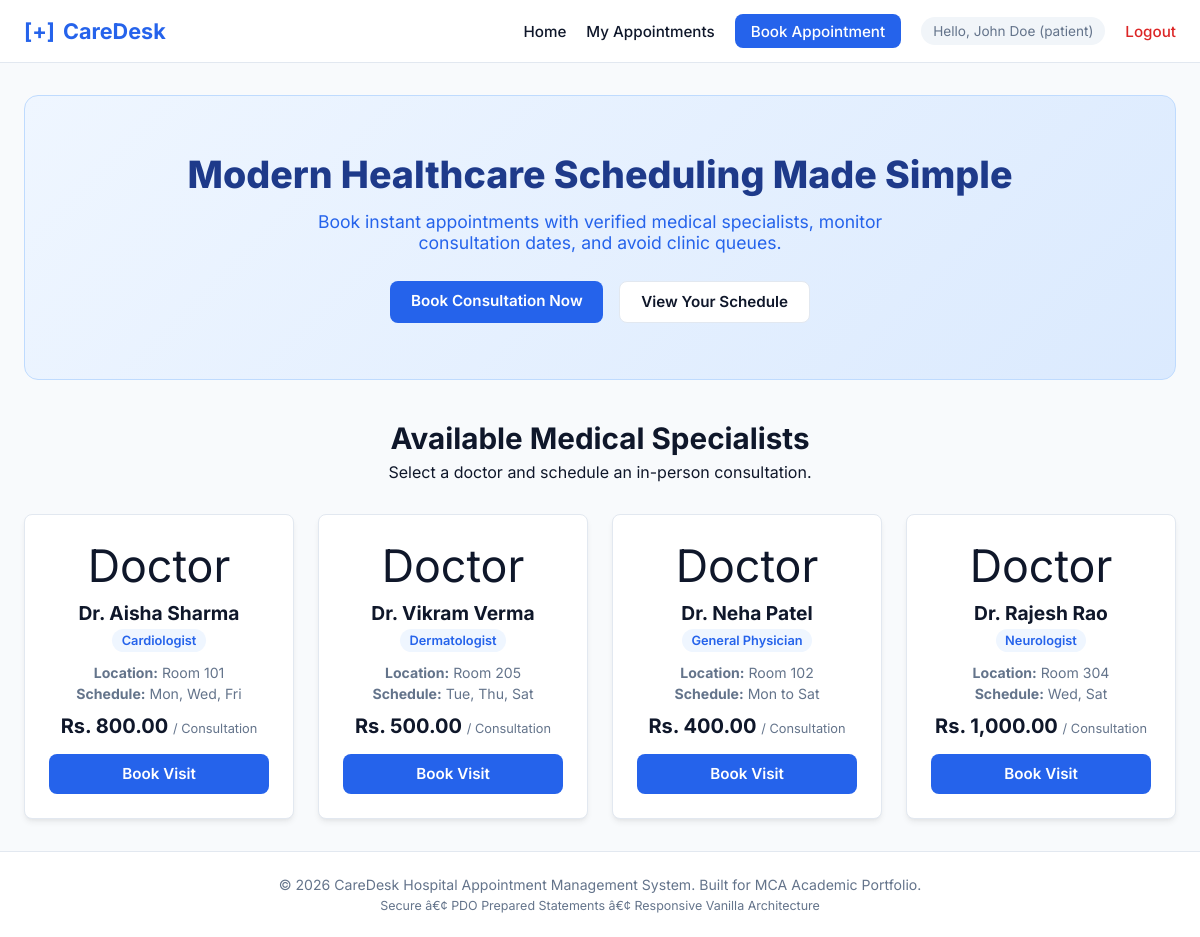
/ (signed in), run on the app's committed database.
### tables this page shows
CREATE TABLE `doctors` (
    `id` INT AUTO_INCREMENT PRIMARY KEY,
    `name` VARCHAR(100) NOT NULL,
    `specialty` VARCHAR(100) NOT NULL,
    `room_no` VARCHAR(20) NOT NULL,
    `fee` DECIMAL(10,2) NOT NULL,
    `available_days` VARCHAR(100) NOT NULL DEFAULT 'Monday - Friday'
);

### index.php (the view, shortened to what this page needs)
<?php
require_once __DIR__ . '/includes/header.php';
$pdo = getDBConnection();
$doctors =$pdo->query("SELECT * FROM doctors ORDER BY id ASC")->fetchAll();
?>
<section class="hero-banner">
    <div class="hero-content">
        <h1>Modern Healthcare Scheduling Made Simple</h1>
        <p>Book instant appointments with verified medical specialists, monitor consultation dates, and avoid clinic queues.</p>
        <div class="hero-actions">
            <?php if (!isset($_SESSION['user_id'])): ?>
                <a href="/caredesk/pages/register.php" class="btn-primary">Create Patient Account</a>
                <a href="/caredesk/pages/login.php" class="btn-secondary">Sign In</a>
            <?php else: ?>
                <a href="/caredesk/pages/book_appointment.php" class="btn-primary">Book Consultation Now</a>
                <a href="/caredesk/pages/dashboard.php" class="btn-secondary">View Your Schedule</a>
            <?php endif; ?>
        </div>
    </div>
</section>
<section class="section-container">
    <div class="section-title">
        <h2>Available Medical Specialists</h2>
        <p>Select a doctor and schedule an in-person consultation.</p>
    </div>
    <div class="doctor-grid">
        <?php foreach ($doctors as$doc): ?>
            <div class="doctor-card">
                <div class="doc-avatar">Doctor</div>
                <h3><?= htmlspecialchars($doc['name']) ?></h3>
                <span class="doc-badge"><?= htmlspecialchars($doc['specialty']) ?></span>
                <p class="doc-info"><strong>Location:</strong> <?= htmlspecialchars($doc['room_no']) ?></p>
                <p class="doc-info"><strong>Schedule:</strong> <?= htmlspecialchars($doc['available_days']) ?></p>
                <p class="doc-fee">Rs. <?= number_format($doc['fee'], 2) ?> <span>/ Consultation</span></p>
                <a href="/caredesk/pages/book_appointment.php" class="btn-card">Book Visit</a>
            </div>
        <?php endforeach; ?>
    </div>
</section>
<?php require_once __DIR__ . '/includes/footer.php'; ?>

### assets/css/style.css (style rules this page uses)
* { margin: 0; padding: 0; box-sizing: border-box; font-family: 'Inter', system-ui, -apple-system, sans-serif; }
body { background-color: var(--bg-light); color: var(--text-dark); display: flex; flex-direction: column; min-height: 100vh; }
.hero-banner { background: linear-gradient(135deg, #eff6ff 0%, #dbeafe 100%); border-radius: 14px; padding: 3.5rem 2rem; text-align: center; margin-bottom: 2.5rem; border: 1px solid #bfdbfe; }
.hero-content h1 { font-size: 2.35rem; font-weight: 800; color: #1e3a8a; margin-bottom: 0.85rem; }
.hero-content p { color: #2563eb; max-width: 650px; margin: 0 auto 1.75rem; font-size: 1.1rem; }
.hero-actions { display: flex; justify-content: center; gap: 1rem; }
.btn-primary, .btn-secondary, .btn-submit, .btn-card, .btn-cancel { display: inline-block; padding: 0.65rem 1.3rem; border-radius: var(--radius); font-weight: 600; text-decoration: none; border: none; cursor: pointer; font-size: 0.95rem; transition: background-color 0.2s; }
.btn-primary, .btn-submit { background-color: var(--primary); color: #fff; }
.btn-secondary { background-color: #fff; color: var(--text-dark); border: 1px solid var(--border); }
.btn-card { width: 100%; text-align: center; background-color: var(--primary); color: #fff; margin-top: 1rem; }
.section-title { text-align: center; margin-bottom: 2rem; }
.section-title h2 { font-size: 1.85rem; margin-bottom: 0.4rem; }
.doctor-grid { display: grid; grid-template-columns: repeat(auto-fit, minmax(260px, 1fr)); gap: 1.5rem; }
.doctor-card { background: var(--surface); border: 1px solid var(--border); border-radius: var(--radius); padding: 1.5rem; box-shadow: var(--shadow); text-align: center; }
.doc-avatar { font-size: 2.8rem; margin-bottom: 0.5rem; }
.doctor-card h3 { font-size: 1.2rem; margin-bottom: 0.25rem; }
.doc-badge { display: inline-block; background: #eff6ff; color: var(--primary); font-size: 0.8rem; padding: 0.25rem 0.6rem; border-radius: 9999px; font-weight: 600; margin-bottom: 0.75rem; }
.doc-info { font-size: 0.88rem; color: var(--text-muted); margin-bottom: 0.25rem; }
.doc-fee { font-size: 1.25rem; font-weight: 700; color: var(--text-dark); margin-top: 0.75rem; }
.doc-fee span { font-size: 0.8rem; color: var(--text-muted); font-weight: 400; }

### data on the page
doctors: name "Dr. Aisha Sharma", specialty "Cardiologist", room_no "Room 101", available_days "Mon, Wed, Fri", fee "800.00"
doctors: name "Dr. Vikram Verma", specialty "Dermatologist", room_no "Room 205", available_days "Tue, Thu, Sat", fee "500.00"
doctors: name "Dr. Neha Patel", specialty "General Physician", room_no "Room 102", available_days "Mon to Sat", fee "400.00"
doctors: name "Dr. Rajesh Rao", specialty "Neurologist", room_no "Room 304", available_days "Wed, Sat", fee "1,000.00"

### other printed values
$userName "John Doe"
$userRole "patient"
